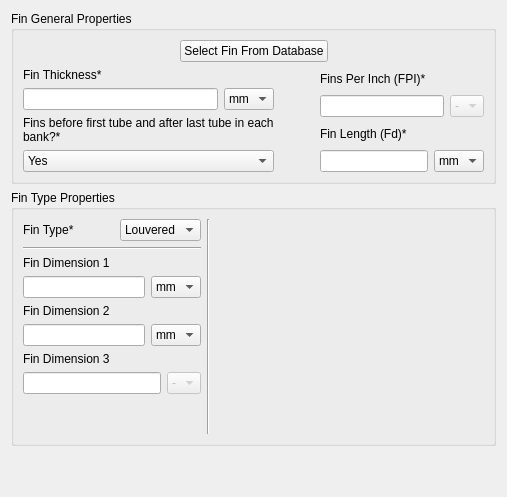
     <widget class="QWidget" name="Fins">
      <attribute name="title">
       <string>Fins</string>
      </attribute>
      <layout class="QVBoxLayout" name="verticalLayout_36">
       <item>
        <widget class="QGroupBox" name="Microchannel_fin_general_group">
         <property name="title">
          <string>Fin General Properties</string>
         </property>
         <layout class="QVBoxLayout" name="verticalLayout_23">
          <item>
           <layout class="QHBoxLayout" name="horizontalLayout_9">
            <item>
             <spacer name="horizontalSpacer_12">
              <property name="orientation">
               <enum>Qt::Horizontal</enum>
              </property>
              <property name="sizeHint" stdset="0">
               <size>
                <width>40</width>
                <height>20</height>
               </size>
              </property>
             </spacer>
            </item>
            <item>
             <widget class="QPushButton" name="select_fin_button">
              <property name="text">
               <string>Select Fin From Database</string>
              </property>
             </widget>
            </item>
            <item>
             <spacer name="horizontalSpacer_13">
              <property name="orientation">
               <enum>Qt::Horizontal</enum>
              </property>
              <property name="sizeHint" stdset="0">
               <size>
                <width>40</width>
                <height>20</height>
               </size>
              </property>
             </spacer>
            </item>
           </layout>
          </item>
          <item>
           <layout class="QHBoxLayout" name="horizontalLayout_7">
            <item>
             <layout class="QVBoxLayout" name="verticalLayout_9">
              <item>
               <layout class="QVBoxLayout" name="verticalLayout_25">
                <item>
                 <widget class="QLabel" name="Microchannel_fin_t_label">
                  <property name="text">
                   <string>Fin Thickness*</string>
                  </property>
                 </widget>
                </item>
                <item>
                 <layout class="QHBoxLayout" name="horizontalLayout_22">
                  <item>
                   <widget class="QLineEdit" name="Microchannel_fin_t"/>
                  </item>
                  <item>
                   <widget class="QComboBox" name="Microchannel_fin_t_unit">
                    <property name="currentIndex">
                     <number>2</number>
                    </property>
                    <item>
                     <property name="text">
                      <string>m</string>
                     </property>
                    </item>
                    <item>
                     <property name="text">
                      <string>cm</string>
                     </property>
                    </item>
                    <item>
                     <property name="text">
                      <string>mm</string>
                     </property>
                    </item>
                    <item>
                     <property name="text">
                      <string>ft</string>
                     </property>
                    </item>
                    <item>
                     <property name="text">
                      <string>in</string>
                     </property>
                    </item>
                   </widget>
                  </item>
                 </layout>
                </item>
               </layout>
              </item>
              <item>
               <layout class="QVBoxLayout" name="verticalLayout_49">
                <item>
                 <widget class="QLabel" name="Microchannel_fin_number_label">
                  <property name="text">
                   <string>Fins before first tube and after last tube in each bank?*</string>
                  </property>
                  <property name="wordWrap">
                   <bool>true</bool>
                  </property>
                 </widget>
                </item>
                <item>
                 <layout class="QHBoxLayout" name="horizontalLayout_23">
                  <item>
                   <widget class="QComboBox" name="Microchannel_fin_number">
                    <item>
                     <property name="text">
                      <string>Yes</string>
                     </property>
                    </item>
                    <item>
                     <property name="text">
                      <string>No</string>
                     </property>
                    </item>
                   </widget>
                  </item>
                 </layout>
                </item>
               </layout>
              </item>
             </layout>
            </item>
            <item>
             <spacer name="horizontalSpacer_9">
              <property name="orientation">
               <enum>Qt::Horizontal</enum>
              </property>
              <property name="sizeHint" stdset="0">
               <size>
                <width>40</width>
                <height>20</height>
               </size>
              </property>
             </spacer>
            </item>
            <item>
             <layout class="QVBoxLayout" name="verticalLayout_10">
              <item>
               <layout class="QVBoxLayout" name="verticalLayout_24">
                <item>
                 <widget class="QLabel" name="Microchannel_fin_FPI_label">
                  <property name="text">
                   <string>Fins Per Inch (FPI)*</string>
                  </property>
                 </widget>
                </item>
                <item>
                 <layout class="QHBoxLayout" name="horizontalLayout_21">
                  <item>
                   <widget class="QLineEdit" name="Microchannel_fin_FPI"/>
                  </item>
                  <item>
                   <widget class="QComboBox" name="Microchannel_fin_FPI_unit">
                    <property name="enabled">
                     <bool>false</bool>
                    </property>
                    <item>
                     <property name="text">
                      <string>-</string>
                     </property>
                    </item>
                   </widget>
                  </item>
                 </layout>
                </item>
               </layout>
              </item>
              <item>
               <layout class="QVBoxLayout" name="verticalLayout_50">
                <item>
                 <widget class="QLabel" name="Microchannel_fin_length_label">
                  <property name="text">
                   <string>Fin Length (Fd)*</string>
                  </property>
                 </widget>
                </item>
                <item>
                 <layout class="QHBoxLayout" name="horizontalLayout_54">
                  <item>
                   <widget class="QLineEdit" name="Microchannel_fin_length"/>
                  </item>
                  <item>
                   <widget class="QComboBox" name="Microchannel_fin_length_unit">
                    <property name="enabled">
                     <bool>true</bool>
                    </property>
                    <property name="currentIndex">
                     <number>2</number>
                    </property>
                    <item>
                     <property name="text">
                      <string>m</string>
                     </property>
                    </item>
                    <item>
                     <property name="text">
                      <string>cm</string>
                     </property>
                    </item>
                    <item>
                     <property name="text">
                      <string>mm</string>
                     </property>
                    </item>
                    <item>
                     <property name="text">
                      <string>ft</string>
                     </property>
                    </item>
                    <item>
                     <property name="text">
                      <string>in</string>
                     </property>
                    </item>
                   </widget>
                  </item>
                 </layout>
                </item>
               </layout>
              </item>
             </layout>
            </item>
           </layout>
          </item>
         </layout>
        </widget>
       </item>
       <item>
        <widget class="QGroupBox" name="Microchannel_fin_type_group">
         <property name="title">
          <string>Fin Type Properties</string>
         </property>
         <layout class="QHBoxLayout" name="horizontalLayout_28">
          <item>
           <layout class="QVBoxLayout" name="verticalLayout_30">
            <item>
             <layout class="QHBoxLayout" name="horizontalLayout_24">
              <item>
               <widget class="QLabel" name="Microchannel_fin_type_label">
                <property name="text">
                 <string>Fin Type*</string>
                </property>
               </widget>
              </item>
              <item>
               <spacer name="horizontalSpacer_7">
                <property name="orientation">
                 <enum>Qt::Horizontal</enum>
                </property>
                <property name="sizeHint" stdset="0">
                 <size>
                  <width>40</width>
                  <height>20</height>
                 </size>
                </property>
               </spacer>
              </item>
              <item>
               <widget class="QComboBox" name="Microchannel_fin_type">
                <item>
                 <property name="text">
                  <string>Louvered</string>
                 </property>
                </item>
               </widget>
              </item>
             </layout>
            </item>
            <item>
             <layout class="QVBoxLayout" name="verticalLayout_29">
              <item>
               <layout class="QVBoxLayout" name="verticalLayout_27">
                <item>
                 <widget class="Line" name="line_7">
                  <property name="orientation">
                   <enum>Qt::Horizontal</enum>
                  </property>
                 </widget>
                </item>
                <item>
                 <widget class="QLabel" name="Microchannel_fin_dimension_1_label">
                  <property name="text">
                   <string>Fin Dimension 1</string>
                  </property>
                 </widget>
                </item>
                <item>
                 <layout class="QHBoxLayout" name="horizontalLayout_26">
                  <item>
                   <widget class="QLineEdit" name="Microchannel_fin_dimension_1"/>
                  </item>
                  <item>
                   <widget class="QComboBox" name="Microchannel_fin_dimension_1_unit">
                    <property name="currentIndex">
                     <number>2</number>
                    </property>
                    <item>
                     <property name="text">
                      <string>m</string>
                     </property>
                    </item>
                    <item>
                     <property name="text">
                      <string>cm</string>
                     </property>
                    </item>
                    <item>
                     <property name="text">
                      <string>mm</string>
                     </property>
                    </item>
                    <item>
                     <property name="text">
                      <string>ft</string>
                     </property>
                    </item>
                    <item>
                     <property name="text">
                      <string>in</string>
                     </property>
                    </item>
                   </widget>
                  </item>
                 </layout>
                </item>
               </layout>
              </item>
              <item>
               <layout class="QVBoxLayout" name="verticalLayout_28">
                <item>
                 <widget class="QLabel" name="Microchannel_fin_dimension_2_label">
                  <property name="text">
                   <string>Fin Dimension 2</string>
                  </property>
                 </widget>
                </item>
                <item>
                 <layout class="QHBoxLayout" name="horizontalLayout_27">
                  <item>
                   <widget class="QLineEdit" name="Microchannel_fin_dimension_2"/>
                  </item>
                  <item>
                   <widget class="QComboBox" name="Microchannel_fin_dimension_2_unit">
                    <property name="currentIndex">
                     <number>2</number>
                    </property>
                    <item>
                     <property name="text">
                      <string>m</string>
                     </property>
                    </item>
                    <item>
                     <property name="text">
                      <string>cm</string>
                     </property>
                    </item>
                    <item>
                     <property name="text">
                      <string>mm</string>
                     </property>
                    </item>
                    <item>
                     <property name="text">
                      <string>ft</string>
                     </property>
                    </item>
                    <item>
                     <property name="text">
                      <string>in</string>
                     </property>
                    </item>
                   </widget>
                  </item>
                 </layout>
                </item>
               </layout>
              </item>
              <item>
               <layout class="QVBoxLayout" name="verticalLayout_26">
                <item>
                 <widget class="QLabel" name="Microchannel_fin_dimension_3_label">
                  <property name="text">
                   <string>Fin Dimension 3</string>
                  </property>
                 </widget>
                </item>
                <item>
                 <layout class="QHBoxLayout" name="horizontalLayout_25">
                  <item>
                   <widget class="QLineEdit" name="Microchannel_fin_dimension_3"/>
                  </item>
                  <item>
                   <widget class="QComboBox" name="Microchannel_fin_dimension_3_unit">
                    <property name="enabled">
                     <bool>false</bool>
                    </property>
                    <item>
                     <property name="text">
                      <string>-</string>
                     </property>
                    </item>
                   </widget>
                  </item>
                 </layout>
                </item>
               </layout>
              </item>
             </layout>
            </item>
            <item>
             <spacer name="verticalSpacer_6">
              <property name="orientation">
               <enum>Qt::Vertical</enum>
              </property>
              <property name="sizeHint" stdset="0">
               <size>
                <width>20</width>
                <height>40</height>
               </size>
              </property>
             </spacer>
            </item>
           </layout>
          </item>
          <item>
           <widget class="Line" name="line_5">
            <property name="orientation">
             <enum>Qt::Vertical</enum>
            </property>
           </widget>
          </item>
          <item>
           <spacer name="horizontalSpacer_5">
            <property name="orientation">
             <enum>Qt::Horizontal</enum>
            </property>
            <property name="sizeHint" stdset="0">
             <size>
              <width>40</width>
              <height>20</height>
             </size>
            </property>
           </spacer>
          </item>
          <item>
           <widget class="QLabel" name="Microchannel_fin_type_photo">
            <property name="text">
             <string/>
            </property>
            <property name="scaledContents">
             <bool>true</bool>
            </property>
           </widget>
          </item>
          <item>
           <spacer name="horizontalSpacer_6">
            <property name="orientation">
             <enum>Qt::Horizontal</enum>
            </property>
            <property name="sizeHint" stdset="0">
             <size>
              <width>40</width>
              <height>20</height>
             </size>
            </property>
           </spacer>
          </item>
         </layout>
        </widget>
       </item>
       <item>
        <spacer name="verticalSpacer_5">
         <property name="orientation">
          <enum>Qt::Vertical</enum>
         </property>
         <property name="sizeHint" stdset="0">
          <size>
           <width>20</width>
           <height>40</height>
          </size>
         </property>
        </spacer>
       </item>
      </layout>
     </widget>
